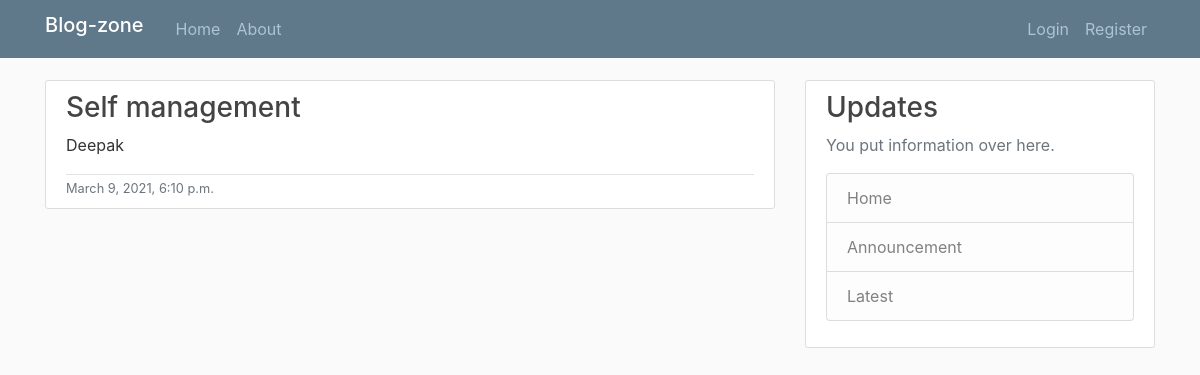
Screenshot of /post/3/ with the database file from the repository.
### Blogg/models.py (models this page shows, shortened)
class Post(models.Model):
    author = models.ForeignKey(User, on_delete=models.CASCADE)
    title = models.CharField(max_length=200)
    pub_date = models.DateTimeField('date published')

### Blogg/views.py (the view)
# urls.py: path('post/<int:pk>/',PostDetailView.as_view(), name ='post-detail'),
class PostDetailView(DetailView):  # A list view
    model = Post

### Blogg/templates/Blogg/post_detail.html
{% extends 'Blogg/boot.html'%}
{% block content %}
    <article class="media content-section">
        <div class="media-body">
            <div class="article-metadata">
                <h3 class = "article-title">{{ object.title }}</h3>
                <p class="mr-2" href="#">{{ object.author }}</p>
            </div>
            <small class="text-muted">{{ object.pub_date }}</small>
        </div>
    </article>
{% endblock content %}

### Blogg/static/Blogg/boot.css (style rules this page uses)
body { background: #fafafa; color: #333333; margin-top: 5rem; }
h1, h2, h3, h4, h5, h6 { color: #444444; }
.content-section { background: #ffffff; padding: 10px 20px; border: 1px solid #dddddd; border-radius: 3px; margin-bottom: 20px; }
.article-title { color: #444444; }
.article-metadata { padding-bottom: 1px; margin-bottom: 4px; border-bottom: 1px solid #e3e3e3 }

### rows the page displays
Post: title "Self management", author "Deepak", pub_date "March 9, 2021, 6:10 p.m."
